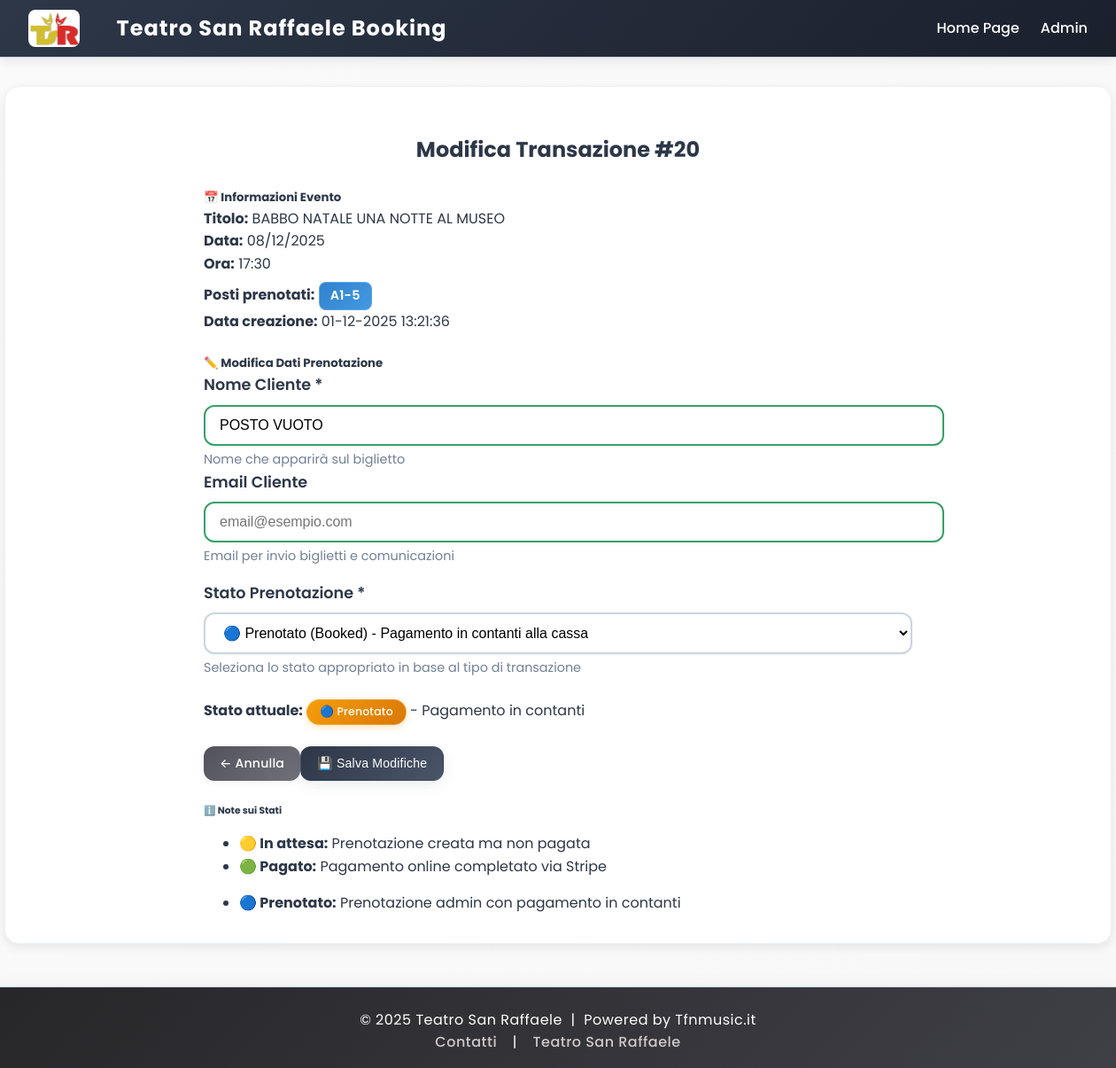
The app's page /edit_transaction/20 (signed in) with its own data.
### tables this page shows
CREATE TABLE bookings (
    id INTEGER PRIMARY KEY AUTOINCREMENT,
    event_id INTEGER NOT NULL,
    name TEXT NOT NULL,
    email TEXT NOT NULL,
    seats TEXT NOT NULL,          -- posti separati da , 
    status REAL DEFAULT 0 , -- 0=libero, 1=pending ,2 = acquistato , 3 = validato
    created_at TEXT NOT NULL,
    FOREIGN KEY(event_id) REFERENCES events(id)
);

CREATE TABLE events (
    id INTEGER PRIMARY KEY AUTOINCREMENT,
    title TEXT NOT NULL,
    date TEXT NOT NULL,
    time TEXT NOT NULL,
    price REAL NOT NULL,
    poster_url TEXT,
    visible INTEGER DEFAULT 1
);

### app.py (the view, shortened to what this page needs)
@app.route('/edit_transaction/<int:booking_id>', methods=['GET', 'POST'])
@login_required
def edit_transaction(booking_id):
    booking = get_booking_by_id(booking_id)
    if not booking:
        flash('Prenotazione non trovata.', 'error')
        return redirect(url_for('dashboard'))
    event = get_event_by_id(booking['event_id'])
    if not event:
        flash('Evento non trovato.', 'error')
        return redirect(url_for('dashboard'))
    return render_template('edit_transaction.html', booking=booking, event=event)

### app.py (called while the page is built)
@app.context_processor
def inject_now():
    return {'now': datetime.now}

### auth.py (called while the page is built)
def login_required(f):
    @wraps(f)
    def decorated_function(*args, **kwargs):
        if session.get('logged_in') != True:
            return redirect(url_for('admin'))
        return f(*args, **kwargs)
    return decorated_function

### database.py (called while the page is built)
def get_db():
    conn = sqlite3.connect(DB_PATH)
    conn.row_factory = sqlite3.Row
    return conn

def get_event_by_id(event_id):
    conn = get_db()
    event = conn.execute('SELECT * FROM events WHERE id=?', (event_id,)).fetchone()
    conn.close()
    return event

def get_booking_by_id(booking_id):
    conn = get_db()
    booking = conn.execute('SELECT * FROM bookings WHERE id=?', (booking_id,)).fetchone()
    conn.close()
    return booking

### templates/edit_transaction.html (shortened to what this page needs)
{% extends 'base.html' %}
{% block content %}
<div class="container-fluid">
    <div class="row justify-content-center">
        <div class="col-md-8">
            <h2 class="text-center mb-4">Modifica Transazione #{{ booking.id }}</h2>
            <div class="card mb-4">
                <div class="card-header">
                    <h5 class="mb-0">📅 Informazioni Evento</h5>
                </div>
                <div class="card-body">
                    <div class="row">
                        <div class="col-md-6">
                            <strong>Titolo:</strong> {{ event.title }}
                        </div>
                        <div class="col-md-3">
                            <strong>Data:</strong> {{ event.date }}
                        </div>
                        <div class="col-md-3">
                            <strong>Ora:</strong> {{ event.time }}
                        </div>
                    </div>
                    <div class="row mt-2">
                        <div class="col-md-6">
                            <strong>Posti prenotati:</strong> <span class="badge badge-info">{{ booking.seats }}</span>
                        </div>
                        <div class="col-md-6">
                            <strong>Data creazione:</strong> {{ booking.created_at }}
                        </div>
                    </div>
                </div>
            </div>
            <div class="card">
                <div class="card-header">
                    <h5 class="mb-0">✏️ Modifica Dati Prenotazione</h5>
                </div>
                <div class="card-body">
                    <form method="post">
                        <div class="row mb-3">
                            <div class="col-md-6">
                                <label for="name" class="form-label">Nome Cliente *</label>
                                <input type="text" class="form-control" id="name" name="name" value="{{ booking.name }}"
                                    required maxlength="100" placeholder="Nome completo del cliente">
                                <div class="form-text">Nome che apparirà sul biglietto</div>
                            </div>
                            <div class="col-md-6">
                                <label for="email" class="form-label">Email Cliente</label>
                                <input type="text" class="form-control" id="email" name="email"
                                    value="{{ booking.email }}" maxlength="200" placeholder="email@esempio.com">
                                <div class="form-text">Email per invio biglietti e comunicazioni</div>
                            </div>
                        </div>
                        <div class="row mb-4">
                            <div class="col-md-12">
                                <label for="status" class="form-label">Stato Prenotazione *</label>
                                <select class="form-select" id="status" name="status" required>
                                    <option value="3" {% if booking.status==3 %}selected{% endif %}>
                                        🔵 Prenotato (Booked) - Pagamento in contanti alla cassa
                                    </option>
                                </select>
                                <div class="form-text">
                                    Seleziona lo stato appropriato in base al tipo di transazione
                                </div>
                            </div>
                        </div>
                        <div class="alert alert-info mb-4">
                            <strong>Stato attuale:</strong>
                            {% if booking.status == 1 %}
                            <span class="badge badge-pending">🟡 In attesa</span> - Prenotazione in sospeso
                            {% elif booking.status == 2 %}
                            <span class="badge badge-paid">🟢 Pagato</span> - Pagamento completato online
                            {% elif booking.status == 3 %}
                            <span class="badge badge-validated">🔵 Prenotato</span> - Pagamento in contanti
                            {% else %}
                            <span class="badge badge-unknown">❓ Sconosciuto</span>
                            {% endif %}
                        </div>
                        <div class="d-flex justify-content-between">
                            <a href="{{ url_for('event_transactions', event_id=event.id) }}" class="btn btn-secondary">
                                ← Annulla
                            </a>
                            <button type="submit" class="btn btn-primary">
                                💾 Salva Modifiche
                            </button>
                        </div>
                    </form>
                </div>
            </div>
            <div class="card mt-4">
                <div class="card-header">
                    <h6 class="mb-0">ℹ️ Note sui Stati</h6>
                </div>
                <div class="card-body">
                    <div class="row">
                        <div class="col-md-6">
                            <ul class="list-unstyled mb-0">
                                <li><strong>🟡 In attesa:</strong> Prenotazione creata ma non pagata</li>
                                <li><strong>🟢 Pagato:</strong> Pagamento online completato via Stripe</li>
                            </ul>
                        </div>
                        <div class="col-md-6">
                            <ul class="list-unstyled mb-0">
                                <li><strong>🔵 Prenotato:</strong> Prenotazione admin con pagamento in contanti</li>
                            </ul>
                        </div>
                    </div>
                </div>
            </div>
        </div>
    </div>
</div>
{% endblock %}

### records on screen
bookings: id "20", seats "A1-5", created_at "01-12-2025 13:21:36", name "POSTO VUOTO", status "🔵 Prenotato (Booked) - Pagamento in contanti alla cassa"
events: title "BABBO NATALE UNA NOTTE AL MUSEO", date "08/12/2025", time "17:30"
